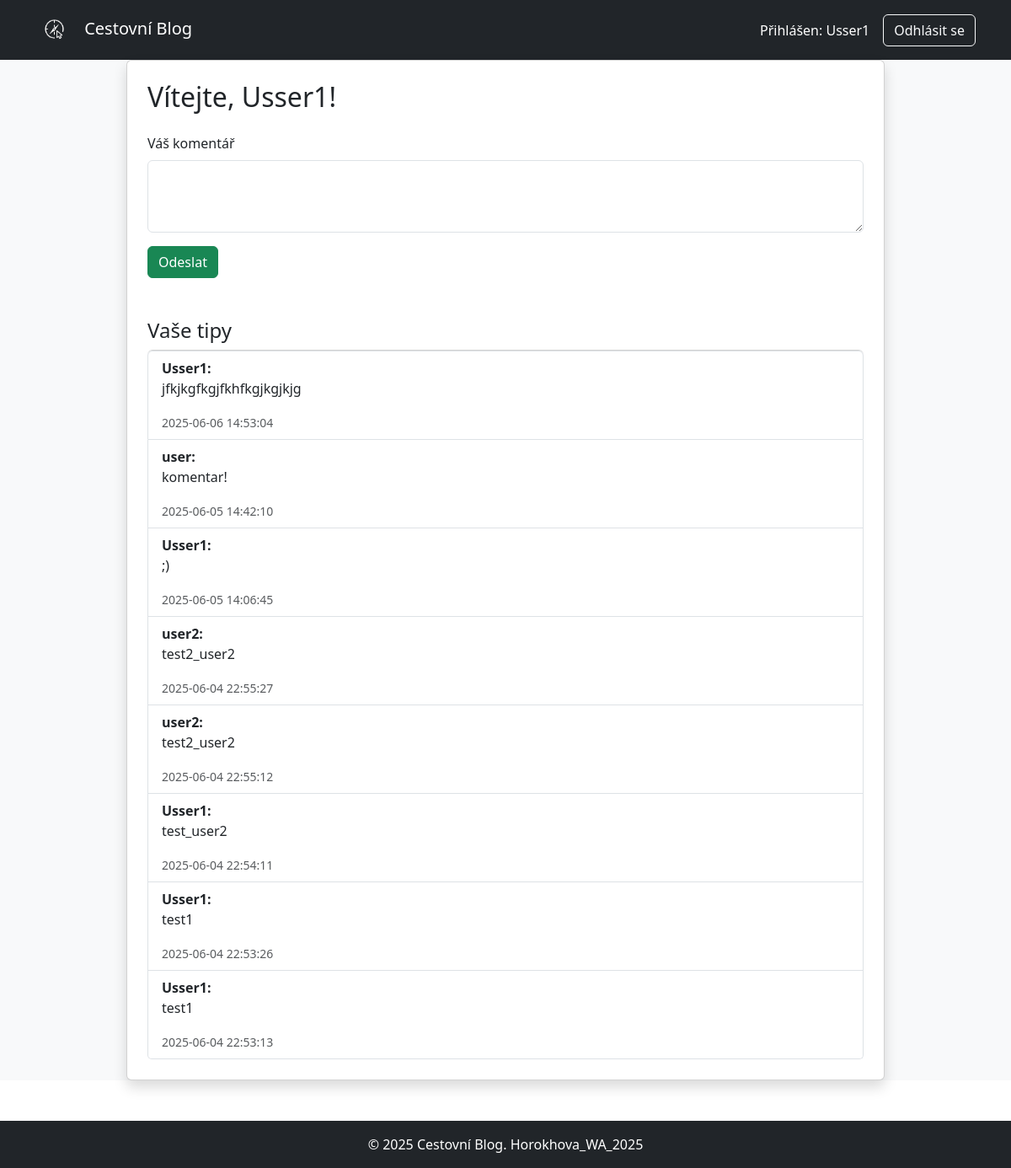
Page /comments.php (signed in) on the committed database.
### tables this page shows
CREATE TABLE `comments` (
  `id` int(11) NOT NULL,
  `user_id` int(11) NOT NULL,
  `comment` text NOT NULL,
  `created_at` timestamp NOT NULL DEFAULT current_timestamp()
);

CREATE TABLE `users` (
  `id` int(11) NOT NULL,
  `username` varchar(50) NOT NULL,
  `email` varchar(100) NOT NULL,
  `password` varchar(255) NOT NULL,
  `role` varchar(20) NOT NULL DEFAULT 'user'
);

### comments.php (the view, shortened to what this page needs)
<?php
require 'includes/db.php';
$comments = $conn->query("
    SELECT c.comment, u.username, c.created_at
    FROM comments c
    JOIN users u ON c.user_id = u.id
    ORDER BY c.created_at DESC
");
?>
<!DOCTYPE html>
<html lang="cs">
<head>
    <link href="https://cdn.jsdelivr.net/npm/bootstrap@5.3.5/dist/css/bootstrap.min.css" rel="stylesheet" />
</head>
<body>
    <nav class="navbar navbar-expand-lg navbar-dark bg-dark">
        <div class="container">
            <a class="navbar-brand" href="index.html">
                <img src="images/kompas_logo_white.png" alt="Logo" height="45" class="me-2" />
                Cestovní Blog</a>
            <div class="collapse navbar-collapse">
                <span class="navbar-text me-3 text-white">
                    Přihlášen: <?= htmlspecialchars($_SESSION["username"]) ?>
                </span>
                <a href="auth/logout.php" class="btn btn-outline-light">Odhlásit se</a>
            </div>
        </div>
    </nav>
    <div class="d-flex justify-content-center align-items-center min-vh-100 bg-light">
        <div class="card p-4 shadow w-75">
            <h2 class="mb-4">Vítejte, <?= htmlspecialchars($_SESSION["username"]) ?>!</h2>
            <form method="POST" class="mb-4">
                <div class="mb-3">
                    <label for="comment" class="form-label">Váš komentář</label>
                    <textarea name="comment" class="form-control" rows="3" required></textarea>
                </div>
                <button type="submit" class="btn btn-success">Odeslat</button>
            </form>
            <h4 class="mt-4">Vaše tipy</h4>
            <ul class="list-group">
                <?php while ($row = $comments->fetch_assoc()): ?>
                    <li class="list-group-item">
                        <strong><?= htmlspecialchars($row["username"]) ?>:</strong>
                        <p><?= htmlspecialchars($row["comment"]) ?></p>
                        <small class="text-muted"><?= $row["created_at"] ?></small>
                    </li>
                <?php endwhile; ?>
            </ul>
        </div>
        </div>
        <footer class="bg-dark text-white text-center py-3 mt-5">
        &copy; 2025 Cestovní Blog. Horokhova_WA_2025
        </footer>
</body>
</html>

### rows in the picture
comments: user.username "Usser1", comment "jfkjkgfkgjfkhfkgjkgjkjg", created_at "2025-06-06 14:53:04"
comments: user.username "user", comment "komentar!", created_at "2025-06-05 14:42:10"
comments: user.username "Usser1", comment ";)", created_at "2025-06-05 14:06:45"
comments: user.username "user2", comment "test2_user2", created_at "2025-06-04 22:55:27"
comments: user.username "user2", comment "test2_user2", created_at "2025-06-04 22:55:12"
comments: user.username "Usser1", comment "test_user2", created_at "2025-06-04 22:54:11"
comments: user.username "Usser1", comment "test1", created_at "2025-06-04 22:53:26"
comments: user.username "Usser1", comment "test1", created_at "2025-06-04 22:53:13"

### other values in the picture
$_SESSION["username"] "Usser1"
